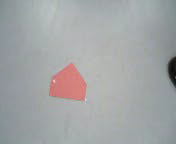
#> input picture images/mark3.png, 176 x 144 px
$ python -i blobdetect.py   (imports and definitions only)   (Python 2 division)
#> lines starting #> are read from the running program, lines starting #| are printed output that depends on the picture; after the words box and inside, x2 and y2 are one past the last pixel; in counts of white or black regions, pixels touching at a corner belong together

import numpy as np
import cv2.cv as cv
import cv2
import sys
import datetime
import settings
import utils

RED = 0
GREEN = 1
BLUE = 2

# [262 lines left out: functions detect_color, detect_position, _is_red, _is_green, detect_red_blob, detect_green_blob and 1 more, not called in this run]

# [2 lines not run here, left out]

>>> import cv2
>>> picture = cv2.imread('images/mark3.png')
#> picture is the input picture: shape (144, 176, 3); mean B, G, R 165.8, 165, 162.9
>>> result = detect_position(picture)
#> in detect_position, `pic = cv2.cvtColor(org, cv2.COLOR_BGR2HSV)`: pic: shape (144, 176, 3); mean H, S, V 35.1, 14.8, 169.6
#> in detect_position, `thresh_l = cv2.inRange(hsv, np.asarray((0, 10, 30)), np.asarray((15, 2..`:
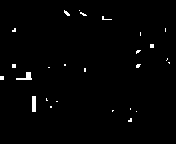
#> thresh_l: shape (144, 176); 1.3% white; 26 white regions (24 under 20 px), largest, box (x1, y1, x2, y2) and area: (32, 96, 36, 112) 64, (16, 72, 32, 80) 62
#> in detect_position, `thresh_h = cv2.inRange(hsv, np.asarray((172, 10, 30)), np.asarray((180..`:
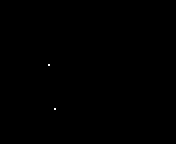
#> thresh_h: shape (144, 176); 0.03% white in thin lines or dots, all inside (x1, y1, x2, y2) = (48, 64, 56, 110)
#> in detect_position, `thresh = cv2.add(thresh_l, thresh_h)`: thresh: shape (144, 176); 1.3% white; 28 white regions (26 under 20 px)
#> in detect_position, `contours,hierarchy = cv2.findContours(thresh ,cv2.RETR_LIST, cv2.CHAIN..`: contours = 28 contours, 26 with area under 20; largest, box (x1, y1, x2, y2) and area: (32, 96, 36, 112) 45, (16, 72, 32, 80) 40
#> the loop in detect_position, `for cnt in contours: #print cv2.contourArea(cnt), '\r'` made 28 passes
